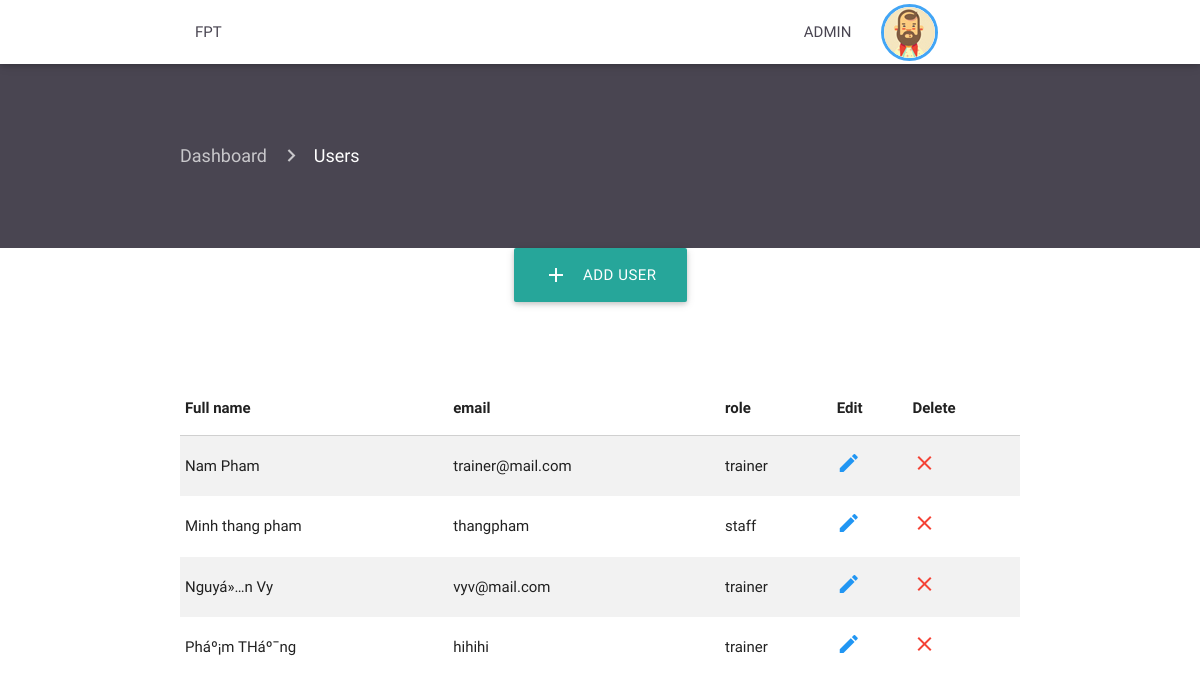
The app's page /admin/allusers.php (signed in) with its own data.
### tables this page shows
CREATE TABLE `users` (
  `id` int(11) NOT NULL,
  `email` varchar(50) NOT NULL,
  `password` varchar(100) NOT NULL,
  `firstname` varchar(50) NOT NULL,
  `lastname` varchar(50) NOT NULL,
  `role` varchar(20) NOT NULL,
  `address` varchar(200) DEFAULT NULL
);

### admin/allusers.php (the view, shortened to what this page needs)
<?php
 require 'includes/header.php';
 require 'includes/navconnected.php'; ?>
 <div class="container-fluid product-page">
   <div class="container current-page">
      <nav>
        <div class="nav-wrapper">
          <div class="col s12">
            <a href="index.php" class="breadcrumb">Dashboard</a>
            <a href="users.php" class="breadcrumb">Users</a>
          </div>
        </div>
      </nav>
    </div>
   </div>
   <div style="text-align: center;">
   <a class="waves-effect waves-light btn-large" href="adduser.php"><i class="material-icons left">add</i>Add User</a>
   </div>
   <div class="container scroll">
     <table class="highlight striped">
        <thead>
          <tr>
              <th data-field="lastname">Full name</th>
              <th data-field="email">email</th>
              <th data-field="role">role</th>
              <th data-field="edit">Edit</th>
              <th data-field="delete">Delete</th>
          </tr>
        </thead>
        <tbody>
          <?php
          include '../db.php';
                  $queryuser = "SELECT id, email, firstname, lastname,role FROM users WHERE role != 'admin'";
                  $resultuser = $connection->query($queryuser);
                  if ($resultuser->num_rows > 0) {
                    while($rowuser = $resultuser->fetch_assoc()) {
                      $id_user = $rowuser['id'];
                      $firstname = $rowuser['firstname'];
                      $lasttname = $rowuser['lastname'];
                      $role = $rowuser['role'];
                      $email = $rowuser['email'];
              ?>
              <tr>
                <td><?php echo" $firstname "." $lasttname"; ?></td>
                <td><?= $email; ?></td>
                <td><?= $role; ?></td>
                <td><a href="edituser.php?id=<?= $id_user; ?>"><i class="material-icons blue-text">edit</i></a></td>
                <td><a href="deleteuser.php?id=<?= $id_user; ?>"><i class="material-icons red-text">close</i></a></td>
              </tr>
              <?php }}  ?>
            </tbody>
          </table>
          </div>
   <?php require 'includes/footer.php'; ?>

### admin/includes/header.php (shortened to what this page needs)
<!DOCTYPE html>
<html>
  <head>
    <head>
      <link rel="stylesheet" href="src/css/font-awesome-4.6.3/css/font-awesome.min.css">
      <link type="text/css" rel="stylesheet" href="src/css/materialize.min.css"  media="screen,projection"/>
      <link rel="stylesheet" href="src/css/animate.css-master/animate.min.css">
      <link rel="stylesheet" href="src/css/style.css">
      <link rel='stylesheet' href='src/css/nprogress.css'/>
    </head>
  <body>

### admin/includes/navconnected.php (shortened to what this page needs)
<div class="navbar-fixed">
 <nav class="navblack">
   <div class="nav-wrapper nav-wrapper-2 container white">
   <ul class="left hide-on-med-and-down">
     <li><a href="index.php" class="dark-text">FPT</a></li>
   </ul>
   <ul  class="right hide-on-med-and-down">
       <li><a href="index.php" class="dark-text">ADMIN</a></li>
     <li><a href="editprofile.php" class="nohover dropdown-button" class="dropdown-button" href="#!" data-activates="dropdown2"><img class="responsive-img" src="users/default.jpg">
       <i class="fa fa-angle-down dark-text right"></i></a></li>
   </ul>
 </div>
 </nav>
</div>

### admin/includes/footer.php (shortened to what this page needs)
</body>
</html>

### admin/src/css/style.css (style rules this page uses)
.scroll { height: 600px !important; overflow-y: scroll; padding-top: 80px; padding-bottom: 60px; }
.navblack { background: #fff; }
.nav-wrapper-2 { padding-right: 40px; background: #fff !important; }
.nav-wrapper-2 img { margin-top: 4px; border: solid 3px #42a5f5; border-radius: 45px; }
.nav-wrapper-2 .dark-text { color: #494551 !important; }
.product-page { padding-top: 60px; padding-bottom: 60px; background-color: #494551; }
.product-page nav { background: none; box-shadow: none; }
.material-icons { font-family: 'Material Icons'; font-weight: normal; font-style: normal; font-size: 24px; line-height: 1; letter-spacing: normal; text-transform: none; display: inline-block; white-space: nowrap; word-wrap: normal; direction: ltr; -webkit-font-feature-settings: 'liga'; -webkit-font-smoothing: antialiased; }

### records on screen
users: firstname "Nam", lastname "Pham", email "trainer@mail.com", role "trainer"
users: firstname "Minh", lastname "thang pham", email "thangpham", role "staff"
users: firstname "Nguyá»…n", lastname "Vy", email "vyv@mail.com", role "trainer"
users: firstname "Pháº¡m", lastname "THáº¯ng", email "hihihi", role "trainer"
